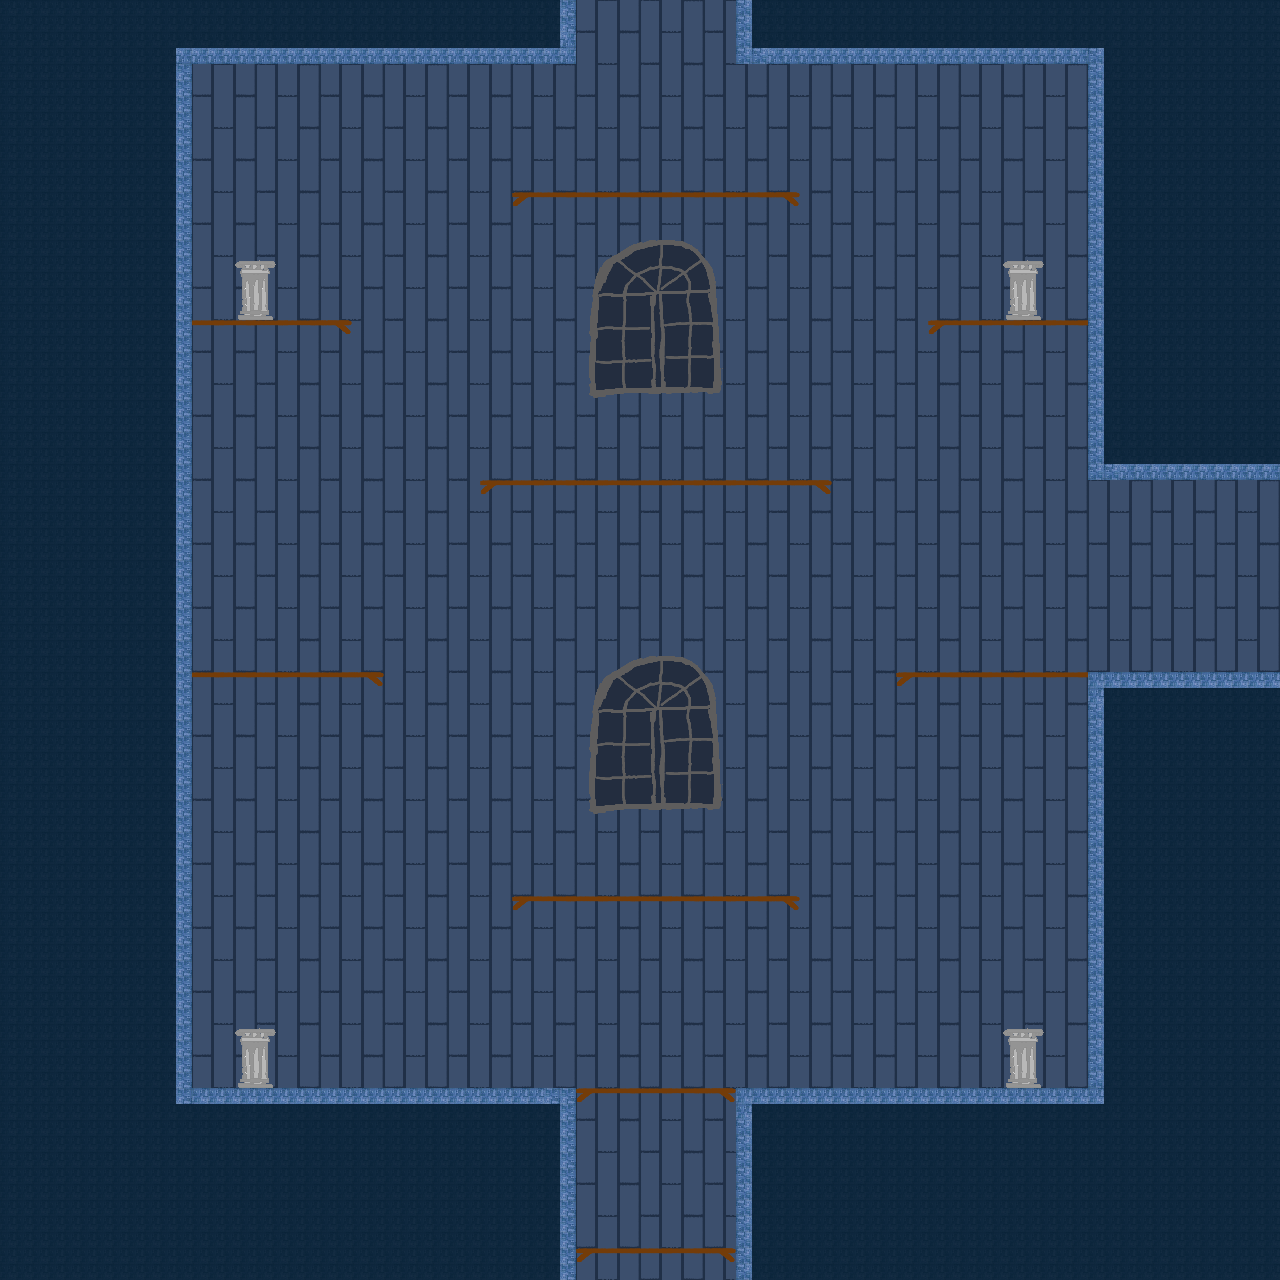

This game map was drawn from its Tiled (.tmx) file and the tilesets committed beside it. A one-line description and the trimmed map source follow:
An orthogonal 40x40 tile map with 32x32 px tiles, 4 tile layers (background, background2, platforms, jumpthru) and 14 objects.

<map version="1.0" orientation="orthogonal" renderorder="right-down" width="40" height="40" tilewidth="32" tileheight="32" nextobjectid="37">
 <tileset firstgid="1" name="tileset" tilewidth="32" tileheight="32" tilecount="800" columns="40">
  <image source="tileset_library.png" width="1280" height="640" />
 </tileset>
 <layer name="background" width="40" height="40">
  <data>[1600 cells, 1600 non-empty, 4 distinct tile ids]</data>
 </layer>
 <layer name="background2" width="40" height="40">
  <data>[1600 cells, 579 non-empty, 35 distinct tile ids]</data>
 </layer>
 <layer name="platforms" width="40" height="40">
  <data>[1600 cells, 130 non-empty, 12 distinct tile ids]</data>
 </layer>
 <layer name="jumpthru" width="40" height="40">
  <data>[1600 cells, 61 non-empty, 3 distinct tile ids]</data>
 </layer>
 <objectgroup name="sprites">
  <object id="16" gid="85" x="1000" y="1030" width="32" height="32" />
  <object id="17" gid="85" x="232" y="1030" width="32" height="32" />
  <object id="23" gid="85" x="1000" y="262" width="32" height="32" />
  <object id="24" gid="85" x="232" y="262" width="32" height="32" />
  <object id="26" gid="87" x="552" y="480" width="32" height="32" />
 </objectgroup>
 <objectgroup name="transitions">
  <object id="28" gid="167" x="552" y="8" width="32" height="32">
   <properties>
    <property name="side" value="up" />
    <property name="toMap" value="10x8" />
   </properties>
  </object>
  <object id="29" gid="168" x="728" y="8" width="32" height="32">
   <properties>
    <property name="side" value="up" />
    <property name="toMap" value="10x8" />
   </properties>
  </object>
  <object id="30" gid="167" x="1260" y="489" width="32" height="32">
   <properties>
    <property name="side" value="right" />
    <property name="toMap" value="11x9" />
   </properties>
  </object>
  <object id="31" gid="168" x="1260" y="697" width="32" height="32">
   <properties>
    <property name="side" value="right" />
    <property name="toMap" value="11x9" />
   </properties>
  </object>
  <object id="32" gid="169" x="640" y="32" width="32" height="32">
   <properties>
    <property name="fromMap" value="10x8" />
   </properties>
  </object>
  <object id="33" gid="169" x="1215" y="512" width="32" height="32">
   <properties>
    <property name="fromMap" value="11x9" />
   </properties>
  </object>
  <object id="34" gid="167" x="552" y="1304" width="32" height="32">
   <properties>
    <property name="side" value="down" />
    <property name="toMap" value="10x10" />
   </properties>
  </object>
  <object id="35" gid="168" x="728" y="1304" width="32" height="32">
   <properties>
    <property name="side" value="down" />
    <property name="toMap" value="10x10" />
   </properties>
  </object>
  <object id="36" gid="169" x="640" y="1248" width="32" height="32">
   <properties>
    <property name="fromMap" value="10x10" />
   </properties>
  </object>
 </objectgroup>
</map>
